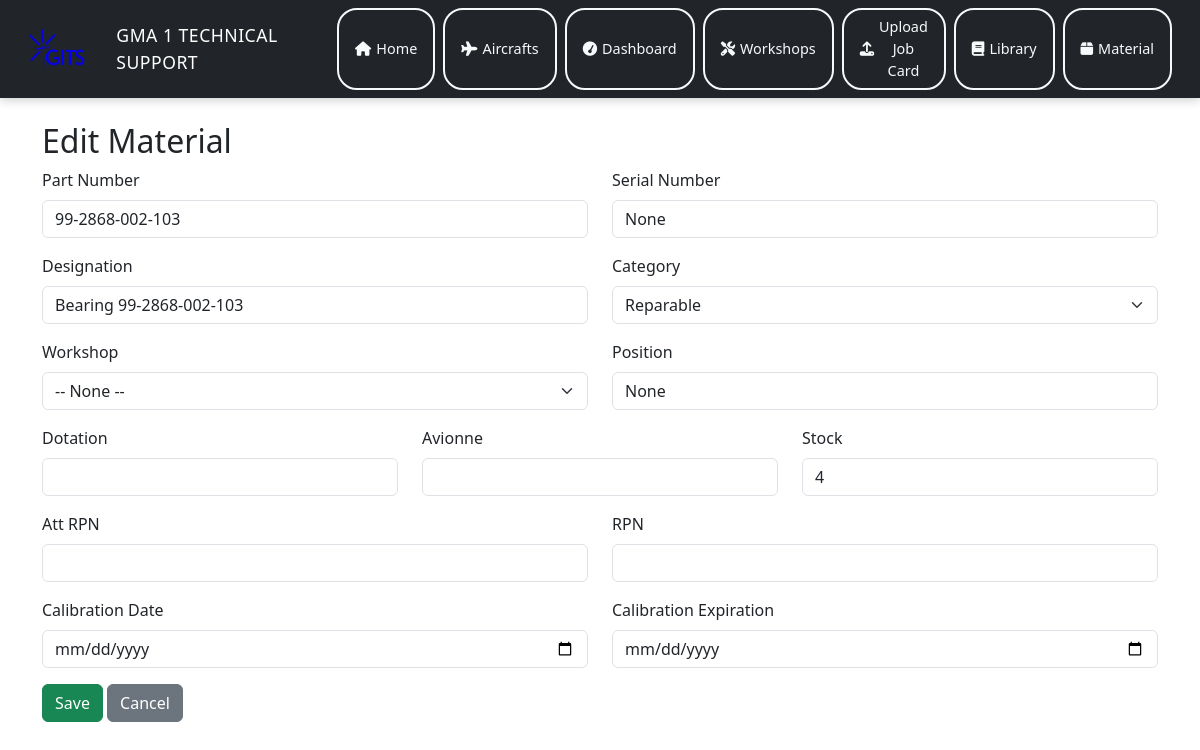
Screenshot of /material/2/edit with the database file from the repository.
### tables this page shows
CREATE TABLE materials (
            id INTEGER PRIMARY KEY AUTOINCREMENT,
            part_number TEXT,
            serial_number TEXT UNIQUE,
            designation TEXT,
            fsc TEXT,
            niin TEXT,
            nsn TEXT,
            category TEXT,          -- Rechange / Reparable / Outillage / Banc d'essai
            workshop_id INTEGER,    -- optional: main responsible workshop
            position TEXT,
            dotation INTEGER,
            avionne INTEGER,
            stock INTEGER,
            att_rpn INTEGER,
            rpn INTEGER,
            calibration_date TEXT,          -- YYYY-MM-DD
            calibration_expiration TEXT,    -- YYYY-MM-DD
            FOREIGN KEY(workshop_id) REFERENCES workshops(id)
        );

### app.py (the view, shortened to what this page needs)
@app.route("/material/<int:material_id>/edit", methods=["GET", "POST"])
def material_edit(material_id):
    conn = sqlite3.connect(DB_FILE)
    c = conn.cursor()
    c.execute("SELECT * FROM materials WHERE id=?", (material_id,))
    material = c.fetchone()
    c.execute("SELECT id, name FROM workshops ORDER BY name")
    workshops = c.fetchall()
    conn.close()
    return render_template("material_form.html", workshops=workshops, material=material)

### templates/material_form.html (shortened to what this page needs)
{% extends "base.html" %}
{% block content %}
  <h2>{{ 'Edit Material' if material else 'New Material' }}</h2>
  <form method="post">
    <div class="row">
      <div class="col-md-6 mb-3">
        <label class="form-label">Part Number</label>
        <input type="text" name="part_number" class="form-control" value="{{ material[1] if material else '' }}">
      </div>
      <div class="col-md-6 mb-3">
        <label class="form-label">Serial Number</label>
        <input type="text" name="serial_number" class="form-control" value="{{ material[2] if material else '' }}">
      </div>
      <div class="col-md-6 mb-3">
        <label class="form-label">Designation</label>
        <input type="text" name="designation" class="form-control" value="{{ material[3] if material else '' }}">
      </div>
      <div class="col-md-6 mb-3">
        <label class="form-label">Category</label>
        <select name="category" class="form-select">
          {% set cat = material[7] if material else '' %}
          <option value="Reparable" {% if cat=='Reparable' %}selected{% endif %}>Reparable</option>
        </select>
      </div>
      <div class="col-md-6 mb-3">
        <label class="form-label">Workshop</label>
        <select name="workshop_id" class="form-select">
          <option value="">-- None --</option>
          {% set wsid = material[8] if material else '' %}
        </select>
      </div>
      <div class="col-md-6 mb-3">
        <label class="form-label">Position</label>
        <input type="text" name="position" class="form-control" value="{{ material[9] if material else '' }}">
      </div>
      <div class="col-md-4 mb-3">
        <label class="form-label">Dotation</label>
        <input type="number" name="dotation" class="form-control" value="{{ material[10] if material else 0 }}">
      </div>
      <div class="col-md-4 mb-3">
        <label class="form-label">Avionne</label>
        <input type="number" name="avionne" class="form-control" value="{{ material[11] if material else 0 }}">
      </div>
      <div class="col-md-4 mb-3">
        <label class="form-label">Stock</label>
        <input type="number" name="stock" class="form-control" value="{{ material[12] if material else 0 }}">
      </div>
      <div class="col-md-6 mb-3">
        <label class="form-label">Att RPN</label>
        <input type="number" name="att_rpn" class="form-control" value="{{ material[13] if material else 0 }}">
      </div>
      <div class="col-md-6 mb-3">
        <label class="form-label">RPN</label>
        <input type="number" name="rpn" class="form-control" value="{{ material[14] if material else 0 }}">
      </div>
      <div class="col-md-6 mb-3">
        <label class="form-label">Calibration Date</label>
        <input type="date" name="calibration_date" class="form-control" value="{{ material[15] if material else '' }}">
      </div>
      <div class="col-md-6 mb-3">
        <label class="form-label">Calibration Expiration</label>
        <input type="date" name="calibration_expiration" class="form-control" value="{{ material[16] if material else '' }}">
      </div>
    </div>
    <button type="submit" class="btn btn-success">Save</button>
    <a href="{{ url_for('materials_list') }}" class="btn btn-secondary">Cancel</a>
  </form>
{% endblock %}

### rows the page displays
materials: part_number "99-2868-002-103", designation "Bearing 99-2868-002-103", category "Reparable", stock "4"

### other values shown
{{ 'Edit Material' if material else 'New Material' }} "Edit Material"
